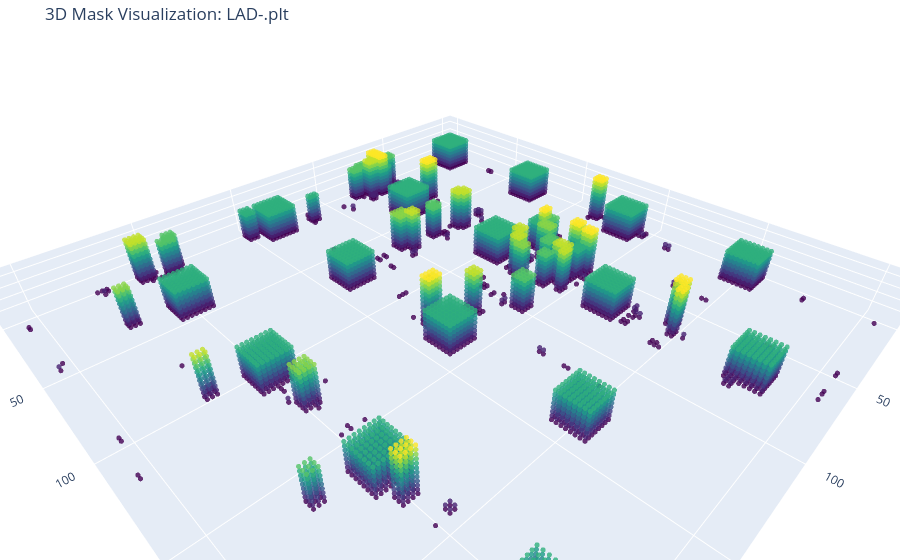

This figure's notebook cell:
### Markdown cell above
## draw LAD

### Code cell
search_path = '/app/urban-layer/build_cuda1222_scale/output_2026_1_11_14_14_18/common/3d/LAD-.plt'

files = find_mask_files(search_path)

if not files:
    print(f"No files found for pattern: {search_path}")

print(f"Found {len(files)} files.")

target_file = files[0]
plot_3d_mask(target_file)

### Figure 1 — Plotly figure (JSON) as saved in the notebook; plotly's stock layout.template omitted (floating-point values rounded to 4 significant figures; data arrays with more than 128 entries replaced by an {"elided": "..."} marker saying what was removed)
{"data": [{"marker": {"color": {"elided": "12857 float values"}, "colorscale": [[0, "#440154"], [0.1111, "#482878"], [0.2222, "#3e4989"], [0.3333, "#31688e"], [0.4444, "#26828e"], [0.5556, "#1f9e89"], [0.6667, "#35b779"], [0.7778, "#6ece58"], [0.8889, "#b5de2b"], [1, "#fde725"]], "opacity": 0.8, "size": 3}, "mode": "markers", "type": "scatter3d", "x": {"elided": "12857 float values"}, "y": {"elided": "12857 float values"}, "z": {"elided": "12857 float values"}}], "layout": {"margin": {"b": 0, "l": 0, "r": 0, "t": 40}, "scene": {"aspectmode": "data", "xaxis": {"title": {"text": "X"}}, "yaxis": {"title": {"text": "Y"}}, "zaxis": {"title": {"text": "Z"}}}, "title": {"text": "3D Mask Visualization: LAD-.plt"}}}
